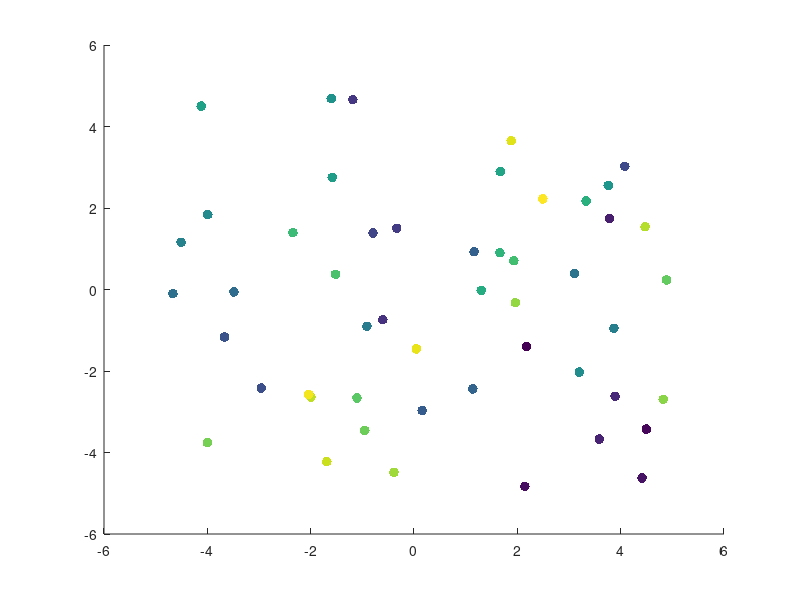

The MATLAB script that drew this image: (Note: this script raises an error after producing the figure.)
% High-Performance Particle System Animation
% Initialize parameters
numParticles = 50;    % Number of particles
numFrames = 1500;     % Number of animation frames
trailLength = 20;     % Length of trailing paths

% Initialize particle positions and trails
positions = zeros(numParticles, 2, trailLength);
positions(:,:,1) = 10 * (rand(numParticles, 2) - 0.5);  % Random initial positions

% Create figure and setup axes
figure('Position', [100 100 800 600]);
ax = axes;
xlim(ax, [-10 10]);
ylim(ax, [-10 10]);
title('Particle System Animation');
xlabel('X Position');
ylabel('Y Position');
grid on;

% Create scatter plot object for particles (efficiency: create once)
h_particles = scatter(ax, positions(:,1,1), positions(:,2,1), 50, ...
    (1:numParticles)', 'filled');
colormap(ax, parula(numParticles));
colorbar;

% Create line objects for trails (efficiency: create all at once)
h_trails = gobjects(numParticles, 1);
for i = 1:numParticles
    h_trails(i) = line(ax, NaN(1,trailLength), NaN(1,trailLength), ...
        'Color', [0.7 0.7 0.7], 'LineWidth', 1);
end

% Force initial draw
drawnow;

% Animation loop
for frame = 1:numFrames
    % Update positions with random walk
    newPositions = positions(:,:,1) + 0.2 * randn(numParticles, 2);
    
    % Update trails
    positions(:,:,2:end) = positions(:,:,1:end-1);
    positions(:,:,1) = newPositions;
    
    % Update particle positions (efficient: update XData/YData only)
    h_particles.XData = positions(:,1,1);
    h_particles.YData = positions(:,2,1);
    
    % Update trail positions (efficient: update XData/YData only)
    for i = 1:numParticles
        h_trails(i).XData = squeeze(positions(i,1,:));
        h_trails(i).YData = squeeze(positions(i,2,:));
    end
    
    % Efficient display update with frame rate limit
    drawnow limitrate
end